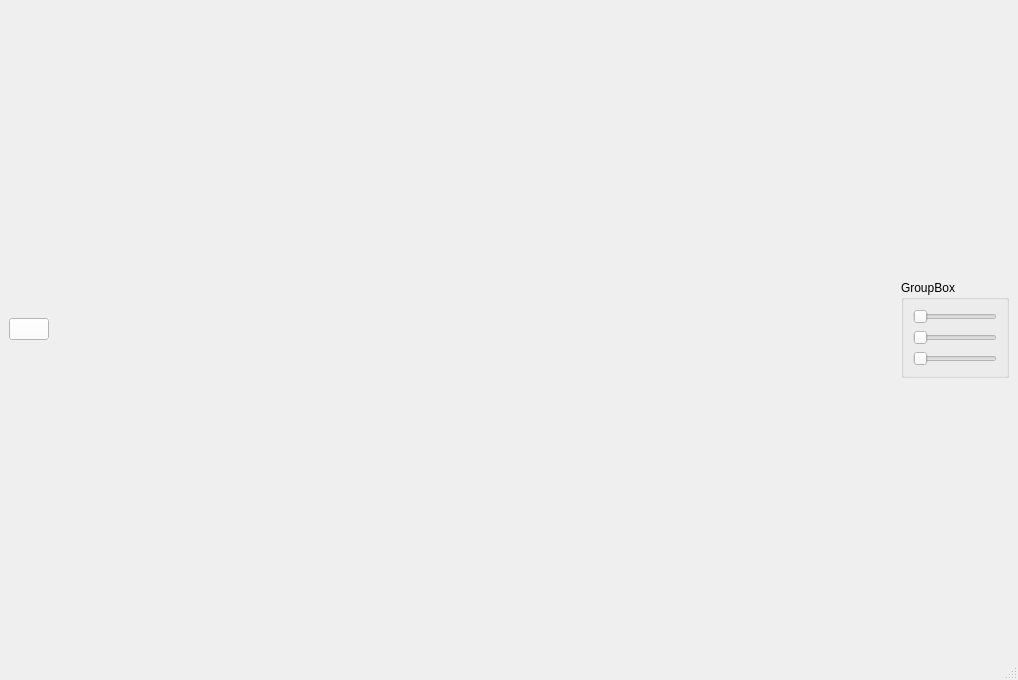
<?xml version="1.0" encoding="UTF-8"?>
<ui version="4.0">
 <class>MainWindow</class>
 <widget class="QMainWindow" name="MainWindow">
  <property name="geometry">
   <rect>
    <x>0</x>
    <y>0</y>
    <width>1018</width>
    <height>680</height>
   </rect>
  </property>
  <property name="sizePolicy">
   <sizepolicy hsizetype="Preferred" vsizetype="Preferred">
    <horstretch>0</horstretch>
    <verstretch>0</verstretch>
   </sizepolicy>
  </property>
  <property name="windowTitle">
   <string>BarnsleyFern</string>
  </property>
  <property name="autoFillBackground">
   <bool>false</bool>
  </property>
  <widget class="QWidget" name="centralwidget">
   <property name="palette">
    <palette>
     <active>
      <colorrole role="Window">
       <brush brushstyle="SolidPattern">
        <color alpha="255">
         <red>255</red>
         <green>255</green>
         <blue>255</blue>
        </color>
       </brush>
      </colorrole>
     </active>
     <inactive>
      <colorrole role="Window">
       <brush brushstyle="SolidPattern">
        <color alpha="255">
         <red>255</red>
         <green>255</green>
         <blue>255</blue>
        </color>
       </brush>
      </colorrole>
     </inactive>
     <disabled>
      <colorrole role="Base">
       <brush brushstyle="SolidPattern">
        <color alpha="255">
         <red>255</red>
         <green>255</green>
         <blue>255</blue>
        </color>
       </brush>
      </colorrole>
      <colorrole role="Window">
       <brush brushstyle="SolidPattern">
        <color alpha="255">
         <red>255</red>
         <green>255</green>
         <blue>255</blue>
        </color>
       </brush>
      </colorrole>
     </disabled>
    </palette>
   </property>
   <property name="autoFillBackground">
    <bool>false</bool>
   </property>
   <layout class="QHBoxLayout" name="horizontalLayout">
    <item>
     <widget class="QPushButton" name="MenuButton">
      <property name="enabled">
       <bool>true</bool>
      </property>
      <property name="sizePolicy">
       <sizepolicy hsizetype="Fixed" vsizetype="Fixed">
        <horstretch>0</horstretch>
        <verstretch>0</verstretch>
       </sizepolicy>
      </property>
      <property name="palette">
       <palette>
        <active>
         <colorrole role="Button">
          <brush brushstyle="SolidPattern">
           <color alpha="255">
            <red>255</red>
            <green>255</green>
            <blue>255</blue>
           </color>
          </brush>
         </colorrole>
        </active>
        <inactive>
         <colorrole role="Button">
          <brush brushstyle="SolidPattern">
           <color alpha="255">
            <red>255</red>
            <green>255</green>
            <blue>255</blue>
           </color>
          </brush>
         </colorrole>
        </inactive>
        <disabled>
         <colorrole role="Button">
          <brush brushstyle="SolidPattern">
           <color alpha="255">
            <red>255</red>
            <green>255</green>
            <blue>255</blue>
           </color>
          </brush>
         </colorrole>
        </disabled>
       </palette>
      </property>
      <property name="mouseTracking">
       <bool>false</bool>
      </property>
      <property name="autoFillBackground">
       <bool>true</bool>
      </property>
      <property name="text">
       <string/>
      </property>
      <property name="icon">
       <iconset>
        <normaloff>../Изображения/free-icon-bars-9249222.svg</normaloff>../Изображения/free-icon-bars-9249222.svg</iconset>
      </property>
      <property name="shortcut">
       <string/>
      </property>
      <property name="checkable">
       <bool>false</bool>
      </property>
      <property name="autoRepeat">
       <bool>false</bool>
      </property>
      <property name="autoDefault">
       <bool>true</bool>
      </property>
      <property name="default">
       <bool>false</bool>
      </property>
      <property name="flat">
       <bool>false</bool>
      </property>
     </widget>
    </item>
    <item>
     <widget class="QWidget" name="widget" native="true">
      <property name="layoutDirection">
       <enum>Qt::LayoutDirection::LeftToRight</enum>
      </property>
      <property name="autoFillBackground">
       <bool>false</bool>
      </property>
     </widget>
    </item>
    <item>
     <widget class="QGroupBox" name="groupBox">
      <property name="sizePolicy">
       <sizepolicy hsizetype="Fixed" vsizetype="Fixed">
        <horstretch>0</horstretch>
        <verstretch>0</verstretch>
       </sizepolicy>
      </property>
      <property name="title">
       <string>GroupBox</string>
      </property>
      <layout class="QVBoxLayout" name="verticalLayout">
       <item>
        <widget class="QSlider" name="horizontalSlider">
         <property name="orientation">
          <enum>Qt::Orientation::Horizontal</enum>
         </property>
        </widget>
       </item>
       <item>
        <widget class="QSlider" name="horizontalSlider_3">
         <property name="orientation">
          <enum>Qt::Orientation::Horizontal</enum>
         </property>
        </widget>
       </item>
       <item>
        <widget class="QSlider" name="horizontalSlider_2">
         <property name="orientation">
          <enum>Qt::Orientation::Horizontal</enum>
         </property>
        </widget>
       </item>
      </layout>
     </widget>
    </item>
   </layout>
  </widget>
  <widget class="QMenuBar" name="menubar">
   <property name="geometry">
    <rect>
     <x>0</x>
     <y>0</y>
     <width>1018</width>
     <height>23</height>
    </rect>
   </property>
  </widget>
  <widget class="QStatusBar" name="statusbar"/>
 </widget>
 <resources/>
 <connections/>
</ui>
